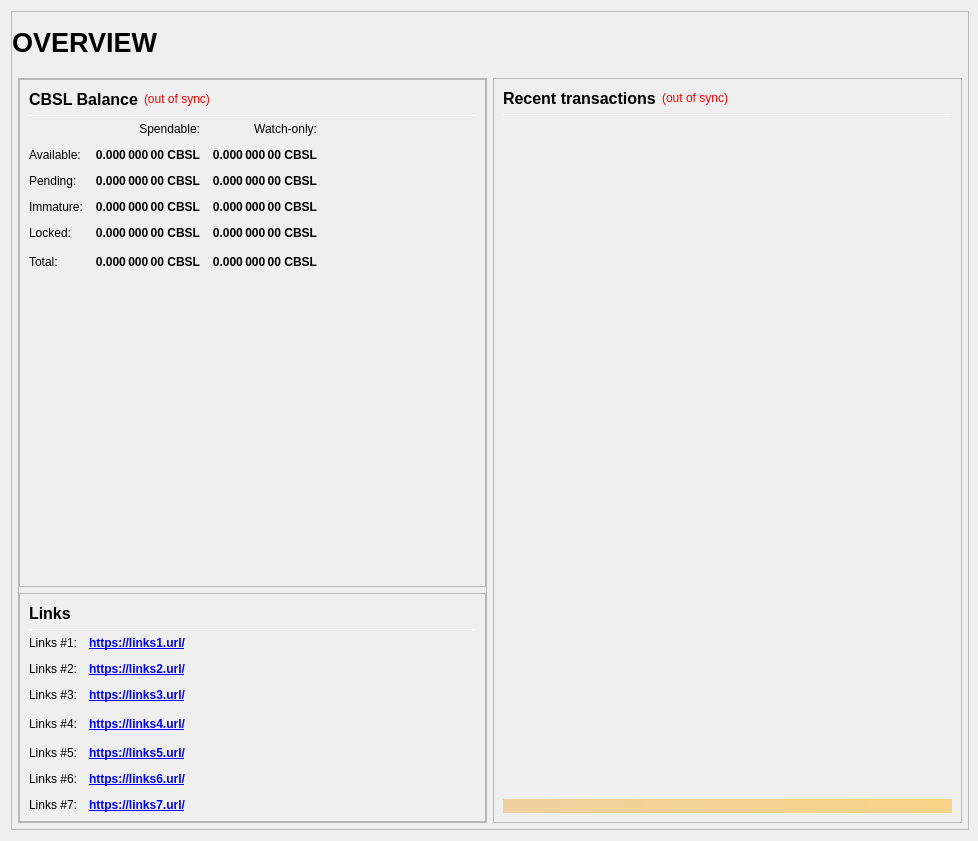
<?xml version="1.0" encoding="UTF-8"?>
<ui version="4.0">
 <class>OverviewPage</class>
 <widget class="QWidget" name="OverviewPage">
  <property name="geometry">
   <rect>
    <x>0</x>
    <y>0</y>
    <width>978</width>
    <height>841</height>
   </rect>
  </property>
  <property name="minimumSize">
   <size>
    <width>960</width>
    <height>682</height>
   </size>
  </property>
  <property name="windowTitle">
   <string>Form</string>
  </property>
  <layout class="QVBoxLayout" name="topLayout" stretch="1">
   <property name="rightMargin">
    <number>9</number>
   </property>
   <item>
    <widget class="QFrame" name="frame_BG">
     <property name="minimumSize">
      <size>
       <width>850</width>
       <height>610</height>
      </size>
     </property>
     <property name="maximumSize">
      <size>
       <width>16777215</width>
       <height>16777215</height>
      </size>
     </property>
     <property name="frameShape">
      <enum>QFrame::StyledPanel</enum>
     </property>
     <property name="frameShadow">
      <enum>QFrame::Raised</enum>
     </property>
     <layout class="QVBoxLayout" name="verticalLayout_3" stretch="1">
      <property name="leftMargin">
       <number>0</number>
      </property>
      <property name="topMargin">
       <number>0</number>
      </property>
      <property name="rightMargin">
       <number>0</number>
      </property>
      <property name="bottomMargin">
       <number>6</number>
      </property>
      <item>
       <layout class="QVBoxLayout" name="verticalLayout_Master" stretch="0,1">
        <property name="leftMargin">
         <number>0</number>
        </property>
        <property name="topMargin">
         <number>0</number>
        </property>
        <property name="rightMargin">
         <number>0</number>
        </property>
        <property name="bottomMargin">
         <number>0</number>
        </property>
        <item>
         <widget class="QFrame" name="frame_Header">
          <layout class="QVBoxLayout" name="verticalLayout_Header" stretch="0">
           <property name="leftMargin">
            <number>0</number>
           </property>
           <property name="topMargin">
            <number>0</number>
           </property>
           <property name="rightMargin">
            <number>0</number>
           </property>
           <property name="bottomMargin">
            <number>0</number>
           </property>
           <item>
            <layout class="QHBoxLayout" name="horizontalLayout_Header" stretch="1,0,1">
             <property name="spacing">
              <number>6</number>
             </property>
             <item>
              <widget class="QLabel" name="labelOverviewHeaderLeft">
               <property name="minimumSize">
                <size>
                 <width>464</width>
                 <height>60</height>
                </size>
               </property>
               <property name="maximumSize">
                <size>
                 <width>16777215</width>
                 <height>60</height>
                </size>
               </property>
               <property name="font">
                <font>
                 <pointsize>20</pointsize>
                 <weight>75</weight>
                 <bold>true</bold>
                </font>
               </property>
               <property name="text">
                <string>OVERVIEW</string>
               </property>
               <property name="alignment">
                <set>Qt::AlignLeading|Qt::AlignLeft|Qt::AlignVCenter</set>
               </property>
              </widget>
             </item>
             <item>
              <spacer name="horizontalSpacer_Header">
               <property name="orientation">
                <enum>Qt::Horizontal</enum>
               </property>
               <property name="sizeHint" stdset="0">
                <size>
                 <width>40</width>
                 <height>20</height>
                </size>
               </property>
              </spacer>
             </item>
             <item>
              <widget class="QLabel" name="labelOverviewHeaderRight">
               <property name="minimumSize">
                <size>
                 <width>464</width>
                 <height>60</height>
                </size>
               </property>
               <property name="maximumSize">
                <size>
                 <width>16777215</width>
                 <height>60</height>
                </size>
               </property>
               <property name="font">
                <font>
                 <pointsize>14</pointsize>
                </font>
               </property>
               <property name="text">
                <string/>
               </property>
               <property name="alignment">
                <set>Qt::AlignRight|Qt::AlignTrailing|Qt::AlignVCenter</set>
               </property>
              </widget>
             </item>
            </layout>
           </item>
          </layout>
         </widget>
        </item>
        <item>
         <widget class="QFrame" name="frame_Content">
          <layout class="QVBoxLayout" name="verticalLayout_Content">
           <property name="leftMargin">
            <number>6</number>
           </property>
           <property name="topMargin">
            <number>0</number>
           </property>
           <property name="rightMargin">
            <number>6</number>
           </property>
           <property name="bottomMargin">
            <number>0</number>
           </property>
           <item>
            <layout class="QHBoxLayout" name="horizontalLayout_Content" stretch="1,1">
             <property name="spacing">
              <number>6</number>
             </property>
             <item>
              <layout class="QVBoxLayout" name="verticalLayout_left" stretch="1">
               <item>
                <widget class="QFrame" name="frameObfuscation">
                 <property name="minimumSize">
                  <size>
                   <width>0</width>
                   <height>0</height>
                  </size>
                 </property>
                 <property name="frameShape">
                  <enum>QFrame::StyledPanel</enum>
                 </property>
                 <property name="frameShadow">
                  <enum>QFrame::Raised</enum>
                 </property>
                 <layout class="QVBoxLayout" name="verticalLayout" stretch="0,0,0,0">
                  <property name="leftMargin">
                   <number>0</number>
                  </property>
                  <property name="topMargin">
                   <number>0</number>
                  </property>
                  <property name="rightMargin">
                   <number>0</number>
                  </property>
                  <property name="bottomMargin">
                   <number>0</number>
                  </property>
                  <item>
                   <widget class="QFrame" name="frame_Balances">
                    <property name="frameShape">
                     <enum>QFrame::StyledPanel</enum>
                    </property>
                    <property name="frameShadow">
                     <enum>QFrame::Raised</enum>
                    </property>
                    <layout class="QVBoxLayout" name="verticalLayout_4">
                     <item>
                      <layout class="QHBoxLayout" name="horizontalLayout_4">
                       <item>
                        <widget class="QLabel" name="label_5">
                         <property name="minimumSize">
                          <size>
                           <width>0</width>
                           <height>20</height>
                          </size>
                         </property>
                         <property name="font">
                          <font>
                           <pointsize>12</pointsize>
                           <weight>75</weight>
                           <bold>true</bold>
                          </font>
                         </property>
                         <property name="text">
                          <string>CBSL Balance</string>
                         </property>
                        </widget>
                       </item>
                       <item>
                        <widget class="QLabel" name="labelWalletStatus">
                         <property name="cursor">
                          <cursorShape>WhatsThisCursor</cursorShape>
                         </property>
                         <property name="toolTip">
                          <string>The displayed information may be out of date. Your wallet automatically synchronizes with the CBSL network after a connection is established, but this process has not completed yet.</string>
                         </property>
                         <property name="styleSheet">
                          <string notr="true">QLabel { color: red; }</string>
                         </property>
                         <property name="text">
                          <string notr="true">(out of sync)</string>
                         </property>
                         <property name="alignment">
                          <set>Qt::AlignLeading|Qt::AlignLeft|Qt::AlignVCenter</set>
                         </property>
                        </widget>
                       </item>
                       <item>
                        <spacer name="horizontalSpacer_3">
                         <property name="orientation">
                          <enum>Qt::Horizontal</enum>
                         </property>
                         <property name="sizeHint" stdset="0">
                          <size>
                           <width>40</width>
                           <height>20</height>
                          </size>
                         </property>
                        </spacer>
                       </item>
                      </layout>
                     </item>
                     <item>
                      <widget class="Line" name="line_Balance">
                       <property name="minimumSize">
                        <size>
                         <width>0</width>
                         <height>1</height>
                        </size>
                       </property>
                       <property name="maximumSize">
                        <size>
                         <width>16777215</width>
                         <height>1</height>
                        </size>
                       </property>
                       <property name="orientation">
                        <enum>Qt::Horizontal</enum>
                       </property>
                      </widget>
                     </item>
                     <item>
                      <layout class="QGridLayout" name="gridLayout">
                       <property name="spacing">
                        <number>12</number>
                       </property>
                       <item row="0" column="1">
                        <widget class="QLabel" name="labelSpendable">
                         <property name="text">
                          <string>Spendable:</string>
                         </property>
                         <property name="alignment">
                          <set>Qt::AlignRight|Qt::AlignTrailing|Qt::AlignVCenter</set>
                         </property>
                        </widget>
                       </item>
                       <item row="0" column="2">
                        <widget class="QLabel" name="labelWatchonly">
                         <property name="text">
                          <string>Watch-only:</string>
                         </property>
                         <property name="alignment">
                          <set>Qt::AlignRight|Qt::AlignTrailing|Qt::AlignVCenter</set>
                         </property>
                        </widget>
                       </item>
                       <item row="1" column="0">
                        <widget class="QLabel" name="labelBalanceText">
                         <property name="text">
                          <string>Available:</string>
                         </property>
                        </widget>
                       </item>
                       <item row="1" column="1">
                        <widget class="QLabel" name="labelBalance">
                         <property name="font">
                          <font>
                           <weight>75</weight>
                           <bold>true</bold>
                          </font>
                         </property>
                         <property name="cursor">
                          <cursorShape>IBeamCursor</cursorShape>
                         </property>
                         <property name="toolTip">
                          <string>Your current spendable balance</string>
                         </property>
                         <property name="text">
                          <string notr="true">0.000 000 00 CBSL</string>
                         </property>
                         <property name="alignment">
                          <set>Qt::AlignRight|Qt::AlignTrailing|Qt::AlignVCenter</set>
                         </property>
                         <property name="textInteractionFlags">
                          <set>Qt::LinksAccessibleByMouse|Qt::TextSelectableByKeyboard|Qt::TextSelectableByMouse</set>
                         </property>
                        </widget>
                       </item>
                       <item row="1" column="2">
                        <widget class="QLabel" name="labelWatchAvailable">
                         <property name="font">
                          <font>
                           <weight>75</weight>
                           <bold>true</bold>
                          </font>
                         </property>
                         <property name="cursor">
                          <cursorShape>IBeamCursor</cursorShape>
                         </property>
                         <property name="toolTip">
                          <string>Your current balance in watch-only addresses</string>
                         </property>
                         <property name="text">
                          <string notr="true">0.000 000 00 CBSL</string>
                         </property>
                         <property name="alignment">
                          <set>Qt::AlignRight|Qt::AlignTrailing|Qt::AlignVCenter</set>
                         </property>
                         <property name="textInteractionFlags">
                          <set>Qt::LinksAccessibleByMouse|Qt::TextSelectableByKeyboard|Qt::TextSelectableByMouse</set>
                         </property>
                        </widget>
                       </item>
                       <item row="2" column="0">
                        <widget class="QLabel" name="labelPendingText">
                         <property name="text">
                          <string>Pending:</string>
                         </property>
                        </widget>
                       </item>
                       <item row="2" column="1">
                        <widget class="QLabel" name="labelUnconfirmed">
                         <property name="font">
                          <font>
                           <weight>75</weight>
                           <bold>true</bold>
                          </font>
                         </property>
                         <property name="cursor">
                          <cursorShape>IBeamCursor</cursorShape>
                         </property>
                         <property name="toolTip">
                          <string>Total of transactions that have yet to be confirmed, and do not yet count toward the spendable balance</string>
                         </property>
                         <property name="text">
                          <string notr="true">0.000 000 00 CBSL</string>
                         </property>
                         <property name="alignment">
                          <set>Qt::AlignRight|Qt::AlignTrailing|Qt::AlignVCenter</set>
                         </property>
                         <property name="textInteractionFlags">
                          <set>Qt::LinksAccessibleByMouse|Qt::TextSelectableByKeyboard|Qt::TextSelectableByMouse</set>
                         </property>
                        </widget>
                       </item>
                       <item row="2" column="2">
                        <widget class="QLabel" name="labelWatchPending">
                         <property name="font">
                          <font>
                           <weight>75</weight>
                           <bold>true</bold>
                          </font>
                         </property>
                         <property name="cursor">
                          <cursorShape>IBeamCursor</cursorShape>
                         </property>
                         <property name="toolTip">
                          <string>Unconfirmed transactions to watch-only addresses</string>
                         </property>
                         <property name="text">
                          <string notr="true">0.000 000 00 CBSL</string>
                         </property>
                         <property name="alignment">
                          <set>Qt::AlignRight|Qt::AlignTrailing|Qt::AlignVCenter</set>
                         </property>
                         <property name="textInteractionFlags">
                          <set>Qt::LinksAccessibleByMouse|Qt::TextSelectableByKeyboard|Qt::TextSelectableByMouse</set>
                         </property>
                        </widget>
                       </item>
                       <item row="3" column="0">
                        <widget class="QLabel" name="labelImmatureText">
                         <property name="text">
                          <string>Immature:</string>
                         </property>
                        </widget>
                       </item>
                       <item row="3" column="1">
                        <widget class="QLabel" name="labelImmature">
                         <property name="font">
                          <font>
                           <weight>75</weight>
                           <bold>true</bold>
                          </font>
                         </property>
                         <property name="cursor">
                          <cursorShape>IBeamCursor</cursorShape>
                         </property>
                         <property name="toolTip">
                          <string>Staked or masternode rewards that has not yet matured</string>
                         </property>
                         <property name="text">
                          <string notr="true">0.000 000 00 CBSL</string>
                         </property>
                         <property name="alignment">
                          <set>Qt::AlignRight|Qt::AlignTrailing|Qt::AlignVCenter</set>
                         </property>
                         <property name="textInteractionFlags">
                          <set>Qt::LinksAccessibleByMouse|Qt::TextSelectableByKeyboard|Qt::TextSelectableByMouse</set>
                         </property>
                        </widget>
                       </item>
                       <item row="3" column="2">
                        <widget class="QLabel" name="labelWatchImmature">
                         <property name="font">
                          <font>
                           <weight>75</weight>
                           <bold>true</bold>
                          </font>
                         </property>
                         <property name="cursor">
                          <cursorShape>IBeamCursor</cursorShape>
                         </property>
                         <property name="toolTip">
                          <string>Staked or masternode rewards in watch-only addresses that has not yet matured</string>
                         </property>
                         <property name="text">
                          <string notr="true">0.000 000 00 CBSL</string>
                         </property>
                         <property name="alignment">
                          <set>Qt::AlignRight|Qt::AlignTrailing|Qt::AlignVCenter</set>
                         </property>
                         <property name="textInteractionFlags">
                          <set>Qt::LinksAccessibleByMouse|Qt::TextSelectableByKeyboard|Qt::TextSelectableByMouse</set>
                         </property>
                        </widget>
                       </item>
                       <item row="4" column="0">
                        <widget class="QLabel" name="labelLockedBalanceText">
                         <property name="toolTip">
                          <string>Locked CBSL or Masternode collaterals.</string>
                         </property>
                         <property name="text">
                          <string>Locked:</string>
                         </property>
                        </widget>
                       </item>
                       <item row="4" column="1">
                        <widget class="QLabel" name="labelLockedBalance">
                         <property name="font">
                          <font>
                           <weight>75</weight>
                           <bold>true</bold>
                          </font>
                         </property>
                         <property name="cursor">
                          <cursorShape>IBeamCursor</cursorShape>
                         </property>
                         <property name="toolTip">
                          <string>Locked CBSL or Masternode collaterals</string>
                         </property>
                         <property name="text">
                          <string notr="true">0.000 000 00 CBSL</string>
                         </property>
                         <property name="alignment">
                          <set>Qt::AlignRight|Qt::AlignTrailing|Qt::AlignVCenter</set>
                         </property>
                         <property name="textInteractionFlags">
                          <set>Qt::LinksAccessibleByMouse|Qt::TextSelectableByKeyboard|Qt::TextSelectableByMouse</set>
                         </property>
                        </widget>
                       </item>
                       <item row="4" column="2">
                        <widget class="QLabel" name="labelWatchLocked">
                         <property name="font">
                          <font>
                           <weight>75</weight>
                           <bold>true</bold>
                          </font>
                         </property>
                         <property name="cursor">
                          <cursorShape>IBeamCursor</cursorShape>
                         </property>
                         <property name="toolTip">
                          <string>Current locked balance in watch-only addresses</string>
                         </property>
                         <property name="text">
                          <string notr="true">0.000 000 00 CBSL</string>
                         </property>
                         <property name="alignment">
                          <set>Qt::AlignRight|Qt::AlignTrailing|Qt::AlignVCenter</set>
                         </property>
                         <property name="textInteractionFlags">
                          <set>Qt::LinksAccessibleByMouse|Qt::TextSelectableByKeyboard|Qt::TextSelectableByMouse</set>
                         </property>
                        </widget>
                       </item>
                       <item row="5" column="0">
                        <widget class="QLabel" name="labelTotalText">
                         <property name="toolTip">
                          <string>Your current CBSL balance, unconfirmed and immature transactions included</string>
                         </property>
                         <property name="text">
                          <string>Total:</string>
                         </property>
                        </widget>
                       </item>
                       <item row="5" column="1">
                        <widget class="QLabel" name="labelTotal">
                         <property name="font">
                          <font>
                           <weight>75</weight>
                           <bold>true</bold>
                          </font>
                         </property>
                         <property name="cursor">
                          <cursorShape>IBeamCursor</cursorShape>
                         </property>
                         <property name="toolTip">
                          <string>Your current CBSL balance, unconfirmed and immature transactions included</string>
                         </property>
                         <property name="text">
                          <string notr="true">0.000 000 00 CBSL</string>
                         </property>
                         <property name="alignment">
                          <set>Qt::AlignRight|Qt::AlignTrailing|Qt::AlignVCenter</set>
                         </property>
                         <property name="textInteractionFlags">
                          <set>Qt::LinksAccessibleByMouse|Qt::TextSelectableByKeyboard|Qt::TextSelectableByMouse</set>
                         </property>
                        </widget>
                       </item>
                       <item row="5" column="2">
                        <widget class="QLabel" name="labelWatchTotal">
                         <property name="font">
                          <font>
                           <weight>75</weight>
                           <bold>true</bold>
                          </font>
                         </property>
                         <property name="cursor">
                          <cursorShape>IBeamCursor</cursorShape>
                         </property>
                         <property name="toolTip">
                          <string>Current total balance in watch-only addresses</string>
                         </property>
                         <property name="text">
                          <string notr="true">0.000 000 00 CBSL</string>
                         </property>
                         <property name="alignment">
                          <set>Qt::AlignRight|Qt::AlignTrailing|Qt::AlignVCenter</set>
                         </property>
                         <property name="textInteractionFlags">
                          <set>Qt::LinksAccessibleByMouse|Qt::TextSelectableByKeyboard|Qt::TextSelectableByMouse</set>
                         </property>
                        </widget>
                       </item>
                       <item row="5" column="3">
                        <spacer name="horizontalSpacer_9">
                         <property name="orientation">
                          <enum>Qt::Horizontal</enum>
                         </property>
                         <property name="sizeHint" stdset="0">
                          <size>
                           <width>40</width>
                           <height>20</height>
                          </size>
                         </property>
                        </spacer>
                       </item>
                      </layout>
                     </item>
                     <item>
                      <spacer name="verticalSpacer_1">
                       <property name="orientation">
                        <enum>Qt::Vertical</enum>
                       </property>
                       <property name="sizeHint" stdset="0">
                        <size>
                         <width>20</width>
                         <height>40</height>
                        </size>
                       </property>
                      </spacer>
                     </item>
                    </layout>
                   </widget>
                  </item>
                  <item>
                   <widget class="QFrame" name="frame_Links">
                    <property name="frameShape">
                     <enum>QFrame::StyledPanel</enum>
                    </property>
                    <property name="frameShadow">
                     <enum>QFrame::Raised</enum>
                    </property>
                    <layout class="QVBoxLayout" name="verticalLayout_Links">
                     <item>
                      <layout class="QHBoxLayout" name="horizontalLayout_Links_1" stretch="0,0">
                       <item>
                        <widget class="QLabel" name="label_Links_title">
                         <property name="minimumSize">
                          <size>
                           <width>0</width>
                           <height>20</height>
                          </size>
                         </property>
                         <property name="font">
                          <font>
                           <pointsize>12</pointsize>
                           <weight>75</weight>
                           <bold>true</bold>
                          </font>
                         </property>
                         <property name="text">
                          <string>Links</string>
                         </property>
                        </widget>
                       </item>
                       <item>
                        <spacer name="horizontalSpacer_Links_1">
                         <property name="orientation">
                          <enum>Qt::Horizontal</enum>
                         </property>
                         <property name="sizeHint" stdset="0">
                          <size>
                           <width>40</width>
                           <height>20</height>
                          </size>
                         </property>
                        </spacer>
                       </item>
                      </layout>
                     </item>
                     <item>
                      <widget class="Line" name="line_Links">
                       <property name="minimumSize">
                        <size>
                         <width>0</width>
                         <height>1</height>
                        </size>
                       </property>
                       <property name="maximumSize">
                        <size>
                         <width>16777215</width>
                         <height>1</height>
                        </size>
                       </property>
                       <property name="orientation">
                        <enum>Qt::Horizontal</enum>
                       </property>
                      </widget>
                     </item>
                     <item>
                      <layout class="QGridLayout" name="gridLayout_Links">
                       <property name="spacing">
                        <number>12</number>
                       </property>
                       <item row="1" column="0">
                        <widget class="QLabel" name="labelLinks1">
                         <property name="text">
                          <string>Links #1:</string>
                         </property>
                        </widget>
                       </item>
                       <item row="1" column="1">
                        <widget class="QLabel" name="labelLinksUrl1">
                         <property name="font">
                          <font>
                           <weight>75</weight>
                           <bold>true</bold>
                          </font>
                         </property>
                         <property name="text">
                          <string notr="true">&lt;a href=&quot;https://links1.url/&quot;&gt;https://links1.url/&lt;/a&gt;</string>
                         </property>
                         <property name="textFormat">
                          <enum>Qt::RichText</enum>
                         </property>
                         <property name="alignment">
                          <set>Qt::AlignLeading|Qt::AlignLeft|Qt::AlignVCenter</set>
                         </property>
                         <property name="openExternalLinks">
                          <bool>true</bool>
                         </property>
                        </widget>
                       </item>
                       <item row="2" column="0">
                        <widget class="QLabel" name="labelLinks2">
                         <property name="text">
                          <string>Links #2:</string>
                         </property>
                        </widget>
                       </item>
                       <item row="2" column="1">
                        <widget class="QLabel" name="labelLinksUrl2">
                         <property name="font">
                          <font>
                           <weight>75</weight>
                           <bold>true</bold>
                          </font>
                         </property>
                         <property name="text">
                          <string notr="true">&lt;a href=&quot;https://links2.url/&quot;&gt;https://links2.url/&lt;/a&gt;</string>
                         </property>
                         <property name="alignment">
                          <set>Qt::AlignLeading|Qt::AlignLeft|Qt::AlignVCenter</set>
                         </property>
                         <property name="openExternalLinks">
                          <bool>true</bool>
                         </property>
                        </widget>
                       </item>
                       <item row="3" column="0">
                        <widget class="QLabel" name="labelLinks3">
                         <property name="text">
                          <string>Links #3:</string>
                         </property>
                        </widget>
                       </item>
                       <item row="3" column="1">
                        <widget class="QLabel" name="labelLinksUrl3">
                         <property name="font">
                          <font>
                           <weight>75</weight>
                           <bold>true</bold>
                          </font>
                         </property>
                         <property name="text">
                          <string notr="true">&lt;a href=&quot;https://links3.url/&quot;&gt;https://links3.url/&lt;/a&gt;</string>
                         </property>
                         <property name="alignment">
                           <set>Qt::AlignLeading|Qt::AlignLeft|Qt::AlignVCenter</set>
                         </property>
                         <property name="openExternalLinks">
                          <bool>true</bool>
                         </property>
                        </widget>
                       </item>
                       <item row="4" column="0">
                        <widget class="QLabel" name="labelLinks4">
                         <property name="text">
                          <string>Links #4:</string>
                         </property>
                        </widget>
                       </item>
                       <item row="4" column="1">
                        <widget class="QLabel" name="labelLinksUrl4">
                         <property name="font">
                          <font>
                           <weight>75</weight>
                           <bold>true</bold>
                          </font>
                         </property>
                         <property name="text">
                          <string notr="true">&lt;a href=&quot;https://links4.url/&quot;&gt;https://links4.url/&lt;/a&gt;</string>
                         </property>
                         <property name="alignment">
                           <set>Qt::AlignLeading|Qt::AlignLeft|Qt::AlignVCenter</set>
                         </property>
                         <property name="openExternalLinks">
                          <bool>true</bool>
                         </property>
                        </widget>
                       </item>
                       <item row="4" column="2">
                        <spacer name="horizontalSpacer_Links_2">
                         <property name="orientation">
                          <enum>Qt::Horizontal</enum>
                         </property>
                         <property name="sizeHint" stdset="0">
                          <size>
                           <width>40</width>
                           <height>20</height>
                          </size>
                         </property>
                        </spacer>
                       </item>
                       <item row="5" column="0">
                        <widget class="QLabel" name="labelLinks5">
                         <property name="text">
                          <string>Links #5:</string>
                         </property>
                        </widget>
                       </item>
                       <item row="5" column="1">
                        <widget class="QLabel" name="labelLinksUrl5">
                         <property name="font">
                          <font>
                           <weight>75</weight>
                           <bold>true</bold>
                          </font>
                         </property>
                         <property name="text">
                          <string notr="true">&lt;a href=&quot;https://links5.url/&quot;&gt;https://links5.url/&lt;/a&gt;</string>
                         </property>
                         <property name="alignment">
                           <set>Qt::AlignLeading|Qt::AlignLeft|Qt::AlignVCenter</set>
                         </property>
                         <property name="openExternalLinks">
                          <bool>true</bool>
                         </property>
                        </widget>
                       </item>
                       <item row="6" column="0">
                        <widget class="QLabel" name="labelLinks6">
                         <property name="text">
                          <string>Links #6:</string>
                         </property>
                        </widget>
                       </item>
                       <item row="6" column="1">
                        <widget class="QLabel" name="labelLinksUrl6">
                         <property name="font">
                          <font>
                           <weight>75</weight>
                           <bold>true</bold>
                          </font>
                         </property>
                         <property name="text">
                          <string notr="true">&lt;a href=&quot;https://links6.url/&quot;&gt;https://links6.url/&lt;/a&gt;</string>
                         </property>
                         <property name="alignment">
                           <set>Qt::AlignLeading|Qt::AlignLeft|Qt::AlignVCenter</set>
                         </property>
                         <property name="openExternalLinks">
                          <bool>true</bool>
                         </property>
                        </widget>
                       </item>
                       <item row="7" column="0">
                        <widget class="QLabel" name="labelLinks7">
                         <property name="text">
                          <string>Links #7:</string>
                         </property>
                        </widget>
                       </item>
                       <item row="7" column="1">
                        <widget class="QLabel" name="labelLinksUrl7">
                         <property name="font">
                          <font>
                           <weight>75</weight>
                           <bold>true</bold>
                          </font>
                         </property>
                         <property name="text">
                          <string notr="true">&lt;a href=&quot;https://links7.url/&quot;&gt;https://links7.url/&lt;/a&gt;</string>
                         </property>
                         <property name="alignment">
                           <set>Qt::AlignLeading|Qt::AlignLeft|Qt::AlignVCenter</set>
                         </property>
                         <property name="openExternalLinks">
                          <bool>true</bool>
                         </property>
                        </widget>
                       </item>
                      </layout>
                     </item>
                    </layout>
                   </widget>
                  </item>
                 </layout>
                </widget>
               </item>
              </layout>
             </item>
             <item>
              <layout class="QVBoxLayout" name="verticalLayout_right" stretch="1">
               <item>
                <widget class="QFrame" name="frame_RecentTransactions">
                 <property name="minimumSize">
                  <size>
                   <width>0</width>
                   <height>0</height>
                  </size>
                 </property>
                 <property name="frameShape">
                  <enum>QFrame::StyledPanel</enum>
                 </property>
                 <property name="frameShadow">
                  <enum>QFrame::Raised</enum>
                 </property>
                 <layout class="QVBoxLayout" name="verticalLayout_1" stretch="0,0,0,0,0">
                  <item>
                   <layout class="QHBoxLayout" name="horizontalLayout_2">
                    <item>
                     <widget class="QLabel" name="label_4">
                      <property name="minimumSize">
                       <size>
                        <width>0</width>
                        <height>20</height>
                       </size>
                      </property>
                      <property name="font">
                       <font>
                        <pointsize>12</pointsize>
                        <weight>75</weight>
                        <bold>true</bold>
                       </font>
                      </property>
                      <property name="text">
                       <string>Recent transactions</string>
                      </property>
                     </widget>
                    </item>
                    <item>
                     <widget class="QLabel" name="labelTransactionsStatus">
                      <property name="cursor">
                       <cursorShape>WhatsThisCursor</cursorShape>
                      </property>
                      <property name="toolTip">
                       <string>The displayed information may be out of date. Your wallet automatically synchronizes with the CBSL network after a connection is established, but this process has not completed yet.</string>
                      </property>
                      <property name="styleSheet">
                       <string notr="true">QLabel { color: red; }</string>
                      </property>
                      <property name="text">
                       <string notr="true">(out of sync)</string>
                      </property>
                      <property name="alignment">
                       <set>Qt::AlignRight|Qt::AlignTrailing|Qt::AlignVCenter</set>
                      </property>
                     </widget>
                    </item>
                    <item>
                     <spacer name="horizontalSpacer">
                      <property name="orientation">
                       <enum>Qt::Horizontal</enum>
                      </property>
                      <property name="sizeHint" stdset="0">
                       <size>
                        <width>40</width>
                        <height>20</height>
                       </size>
                      </property>
                     </spacer>
                    </item>
                   </layout>
                  </item>
                  <item>
                   <widget class="Line" name="line">
                    <property name="minimumSize">
                     <size>
                      <width>0</width>
                      <height>1</height>
                     </size>
                    </property>
                    <property name="maximumSize">
                     <size>
                      <width>16777215</width>
                      <height>1</height>
                     </size>
                    </property>
                    <property name="orientation">
                     <enum>Qt::Horizontal</enum>
                    </property>
                   </widget>
                  </item>
                  <item>
                   <widget class="QListView" name="listTransactions">
                    <property name="minimumSize">
                     <size>
                      <width>0</width>
                      <height>0</height>
                     </size>
                    </property>
                    <property name="styleSheet">
                     <string notr="true">QListView { background: transparent; }</string>
                    </property>
                    <property name="frameShape">
                     <enum>QFrame::NoFrame</enum>
                    </property>
                    <property name="verticalScrollBarPolicy">
                     <enum>Qt::ScrollBarAlwaysOff</enum>
                    </property>
                    <property name="horizontalScrollBarPolicy">
                     <enum>Qt::ScrollBarAlwaysOff</enum>
                    </property>
                    <property name="selectionMode">
                     <enum>QAbstractItemView::NoSelection</enum>
                    </property>
                   </widget>
                  </item>
                  <item>
                   <spacer name="verticalSpacer_2">
                    <property name="orientation">
                     <enum>Qt::Vertical</enum>
                    </property>
                    <property name="sizeType">
                     <enum>QSizePolicy::Expanding</enum>
                    </property>
                    <property name="sizeHint" stdset="0">
                     <size>
                      <width>20</width>
                      <height>40</height>
                     </size>
                    </property>
                   </spacer>
                  </item>
                  <item>
                   <widget class="QLabel" name="labelAlerts">
                    <property name="maximumSize">
                     <size>
                      <width>16777215</width>
                      <height>16777215</height>
                     </size>
                    </property>
                    <property name="styleSheet">
                     <string notr="true">background-color: qlineargradient(x1: 0, y1: 0, x2: 1, y2: 0, stop:0 #F0D0A0, stop:1 #F8D488); color:#000000;</string>
                    </property>
                    <property name="text">
                     <string/>
                    </property>
                    <property name="wordWrap">
                     <bool>true</bool>
                    </property>
                    <property name="margin">
                     <number>3</number>
                    </property>
                   </widget>
                  </item>
                 </layout>
                </widget>
               </item>
              </layout>
             </item>
            </layout>
           </item>
          </layout>
         </widget>
        </item>
       </layout>
      </item>
     </layout>
    </widget>
   </item>
  </layout>
 </widget>
 <resources/>
 <connections/>
</ui>
